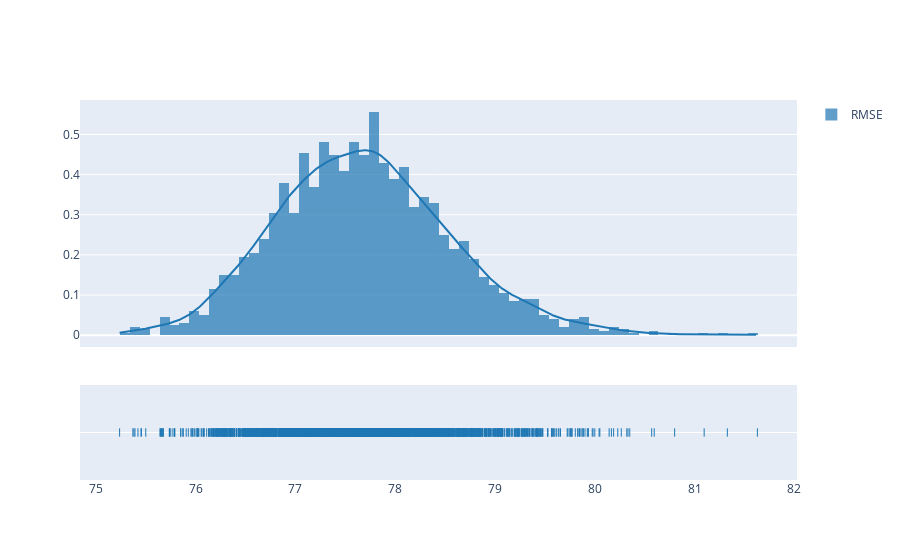

The cell this chart's notebook holds for it:
### Code cell
rmse_kde = ff.create_distplot(hist_data=[rmse_boot], group_labels=["RMSE"], bin_size=0.1)
rmse_kde.show()

### Figure 1 — Plotly figure (JSON) as saved in the notebook; plotly's stock layout.template omitted (floating-point values rounded to 4 significant figures; data arrays with more than 128 entries replaced by an {"elided": "..."} marker saying what was removed)
{"data": [{"autobinx": false, "histnorm": "probability density", "legendgroup": "RMSE", "marker": {"color": "rgb(31, 119, 180)"}, "name": "RMSE", "opacity": 0.7, "type": "histogram", "x": {"elided": "2000 float values"}, "xaxis": "x", "xbins": {"end": 81.63, "size": 0.1, "start": 75.24}, "yaxis": "y"}, {"legendgroup": "RMSE", "marker": {"color": "rgb(31, 119, 180)"}, "mode": "lines", "name": "RMSE", "showlegend": false, "type": "scatter", "x": {"elided": "500 float values"}, "xaxis": "x", "y": {"elided": "500 float values"}, "yaxis": "y"}, {"legendgroup": "RMSE", "marker": {"color": "rgb(31, 119, 180)", "symbol": "line-ns-open"}, "mode": "markers", "name": "RMSE", "showlegend": false, "type": "scatter", "x": {"elided": "2000 float values"}, "xaxis": "x", "y": {"elided": "2000 str values"}, "yaxis": "y2"}], "layout": {"barmode": "overlay", "hovermode": "closest", "legend": {"traceorder": "reversed"}, "xaxis": {"anchor": "y2", "domain": [0, 1], "zeroline": false}, "yaxis": {"anchor": "free", "domain": [0.35, 1], "position": 0}, "yaxis2": {"anchor": "x", "domain": [0, 0.25], "dtick": 1, "showticklabels": false}}}
